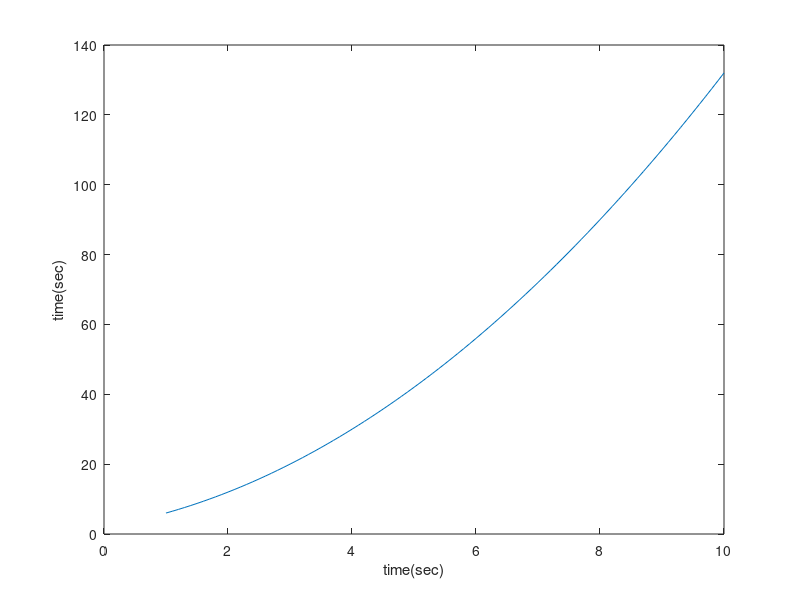

Here is the MATLAB script that generated this plot:



clear all;
close all;
clc;

x = 1:0.1:10;
y = x.^2 + 3*x + 2;
figure(1);
plot(x,y);
xlabel('time(sec)');
ylabel('time(sec)');
